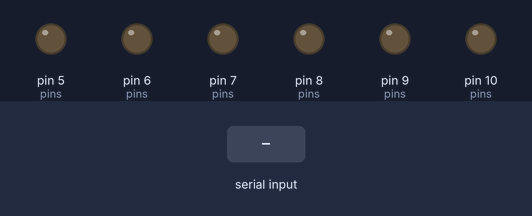
This sketch was run on a simulated Arduino Uno, built with avr-gcc and run on an emulated ATmega328P. Shown: output pins drawn as LEDs (lit = HIGH). The inputs (shaded band) are chosen by the test bench.

Above: at 1.2 s.
1.3 s: "M 90 45\n" received over Serial
At 1.7 s:
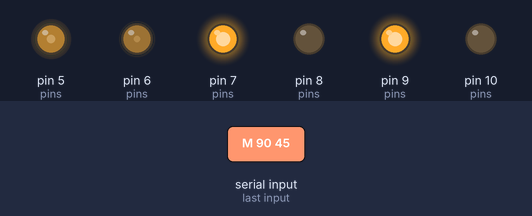
Timing chart, 0 to 4.3 s (numbered marks = the images above; inputs shaded):
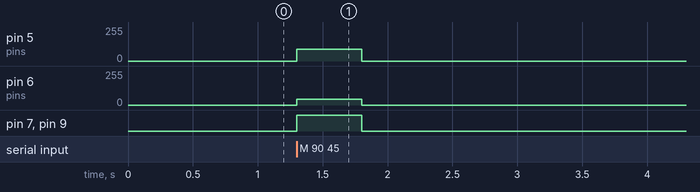

The sketch:

motor_driver.ino
```cpp
// シリアルから "M <left> <right>\n" (-255..255) を受け取り、
// L298N / TB6612 などのモータードライバーで左右のモーターを回すサンプル。
// receiver の --serial オプションと組み合わせて使う。
//
// 配線 (L298N の例、ピン番号は環境に合わせて変更):
//   左モーター  : ENA=5(PWM), IN1=7, IN2=8
//   右モーター  : ENB=6(PWM), IN3=9, IN4=10

const int L_PWM = 5, L_IN1 = 7, L_IN2 = 8;
const int R_PWM = 6, R_IN1 = 9, R_IN2 = 10;

// この時間指令が来なければ停止する (受信側が落ちた場合の保険)
const unsigned long TIMEOUT_MS = 500;

unsigned long lastCmdMs = 0;
char line[32];
size_t lineLen = 0;

void setMotor(int pwmPin, int in1, int in2, int speed) {
  speed = constrain(speed, -255, 255);
  digitalWrite(in1, speed > 0 ? HIGH : LOW);
  digitalWrite(in2, speed < 0 ? HIGH : LOW);
  analogWrite(pwmPin, abs(speed));
}

void drive(int left, int right) {
  setMotor(L_PWM, L_IN1, L_IN2, left);
  setMotor(R_PWM, R_IN1, R_IN2, right);
}

void handleLine(const char *s) {
  int left, right;
  if (sscanf(s, "M %d %d", &left, &right) == 2) {
    drive(left, right);
    lastCmdMs = millis();
  }
}

void setup() {
  int pins[] = {L_PWM, L_IN1, L_IN2, R_PWM, R_IN1, R_IN2};
  for (int p : pins) pinMode(p, OUTPUT);
  drive(0, 0);
  Serial.begin(115200);
}

void loop() {
  while (Serial.available()) {
    char c = Serial.read();
    if (c == '\n') {
      line[lineLen] = '\0';
      handleLine(line);
      lineLen = 0;
    } else if (lineLen < sizeof(line) - 1) {
      line[lineLen++] = c;
    }
  }
  if (millis() - lastCmdMs > TIMEOUT_MS) drive(0, 0);
}
```

Measured:
- after the input at 1.3 s, pin 5 (pins): 0/255 → 90/255 at once, → 0/255 0.50 s later; pin 6 (pins): 0/255 → 45/255 at once, → 0/255 0.50 s later; pin 7 (pins), pin 9 (pins): LOW → HIGH at once, → LOW 0.50 s later
